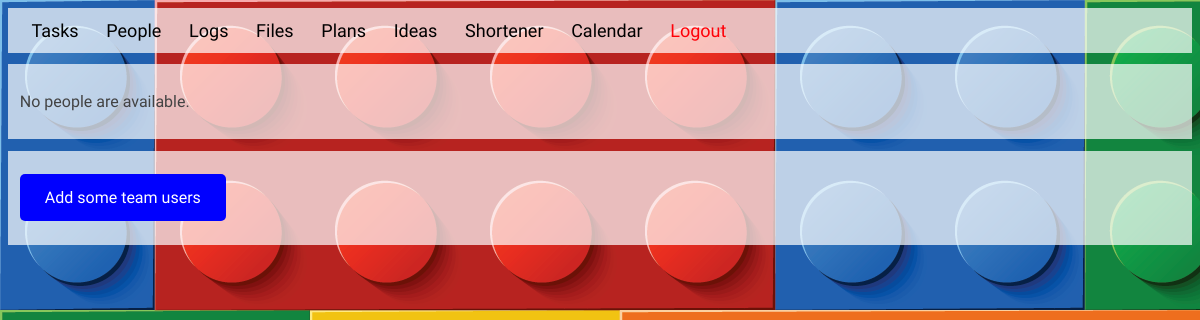
Page /people/ (signed in) on the earlier database version.
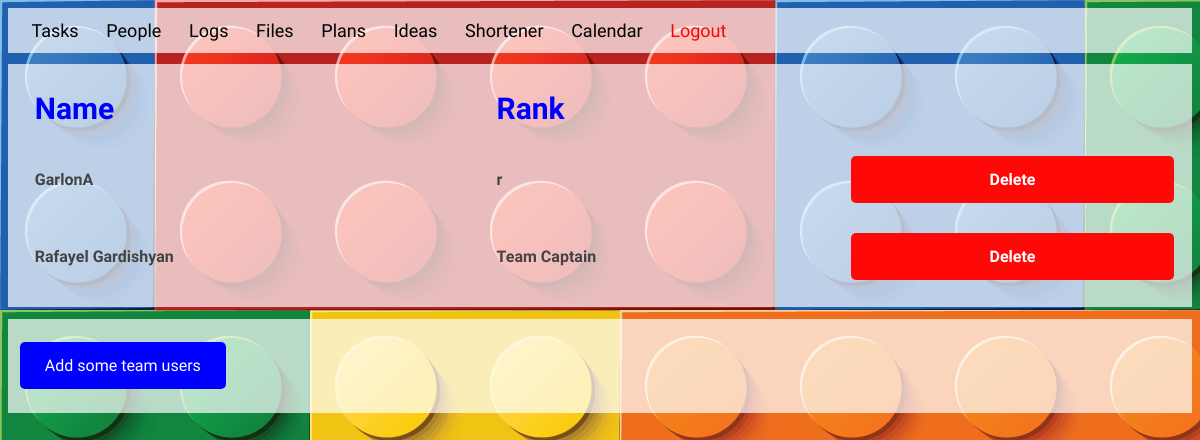
Same page on the later database version.
### People/models.py (models this page shows, shortened)
class People(models.Model):
    name = models.CharField(max_length=100)
    birthDate = models.DateField()
    rang = models.CharField(max_length=50)
    secretKey = models.CharField(max_length=5, verbose_name="Secret Key")
    slug = models.CharField(max_length=100)
    activated = models.BooleanField(default=False)
    activation = models.CharField(max_length=15)
    def getdeletelink(self):
        return reverse('people', args=[self.slug])

### People/views.py (the view)
# urls.py: path('', views.index),
def index(request):
    if request.session.get('logged_in'):
        people = People.objects.filter(activated=True).order_by('name')
        template = loader.get_template('people/index.html')
        context = {
            'people': people,
        }
        return HttpResponse(template.render(context, request))
    else:
        return redirect('/')

### People/templates/people/index.html (shortened to what this page needs)
{% extends "base.html"  %}
{% block content %}
<div class="content">
{% if people %}
    <table class="peopletable">
    <tr class="peopletable">
        <th class="peopletable ttitle">Name</th>
        <th class="peopletable ttitle">Rank</th>
    </tr>
    {% for one in people %}
    <tr class="peopletable">
        <th class="peopletable">{{ one.name }}</th>
        <th class="peopletable">{{one.rang}}</th>
        <th class="peopletable"><a class="redlink" href='{{ one.getdeletelink}}'>Delete</a></th>
    </tr>
    {% endfor %}
    </table>
{% else %}
    <p>No people are available.</p>
{% endif %}
</div>
<div class="content">
    <a class="link" href="/people/add"> Add some team users </a>
</div>
{% endblock %}

Differences in the rows shown:
added People: name "GarlonA", rang "r"
now on this page (row edited): People: name "Rafayel Gardishyan", rang "Team Captain"
Other differences:
text no longer shown: "No people are available."
text now shown: "Name Rank"
